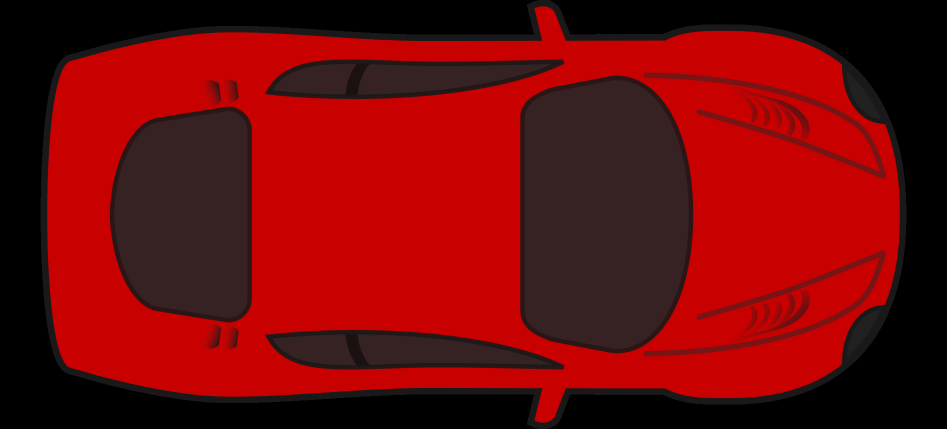
%> input picture code/imgs/redcar.png, 1894 x 858 px (shown at 1/2 size)
$ octave demo_plotcarpatches.m   (GNU Octave 9; MATLAB toolbox functions it lacks are replaced by stand-ins)
%> lines starting %> are read from the running program, lines starting %| are printed output that depends on the picture
### code/get_carmeshgred.m
function [xmesh_grid, ymesh_grid] = get_carmeshgred(carpos, carwh, rszwh)

[xtemp, ytemp] = meshgrid(linspace(-carwh(1)/2, carwh(1)/2, rszwh(2)) ...
    , linspace(-carwh(2)/2, carwh(2)/2, rszwh(1)));
xvec = xtemp(:);
yvec = ytemp(:);
xyvec = [xvec yvec];
c = cos(carpos(3)*pi/180);
s = sin(carpos(3)*pi/180);
rotmat = [c s ; -s c];
xyvec = xyvec * rotmat + repmat(carpos(1:2), rszwh(1)*rszwh(2), 1);
xvec = xyvec(:, 1);
yvec = xyvec(:, 2);
xmesh_grid = reshape(xvec, rszwh(1), rszwh(2));
ymesh_grid = reshape(yvec, rszwh(1), rszwh(2));

### code/ccc.m
clc
clear all
close all

global key_pressed; key_pressed = '';

### code/demo_plotcarpatches.m
ccc
%% PLOT CARS
ccc
% FOLLOWINGS ARE NEEDED TO RUN ONCE
rszwh  = [100 200];
carwh  = [4.5 1.8];
% POSITIONS
rcarpos = [1 2 210];
gcarpos = [4 2 90];
bcarpos = [3 9 30];
pcarpos = [9 3 300];
% LOAD IMAGES
[rcarimg, ~, rcartr] = imread('imgs/redcar.png');
%> rcarimg is the input picture: size 858x1894x3 uint8; mean R, G, B 110.5, 8.2, 8.2
%> rcartr: size 858x1894 uint8; min 0, max 255, mean 191.1
rcarrsz = imresize(rcarimg, rszwh);
rtrrsz  = imresize(rcartr, rszwh);
[gcarimg, ~, gcartr] = imread('imgs/greencar.png');
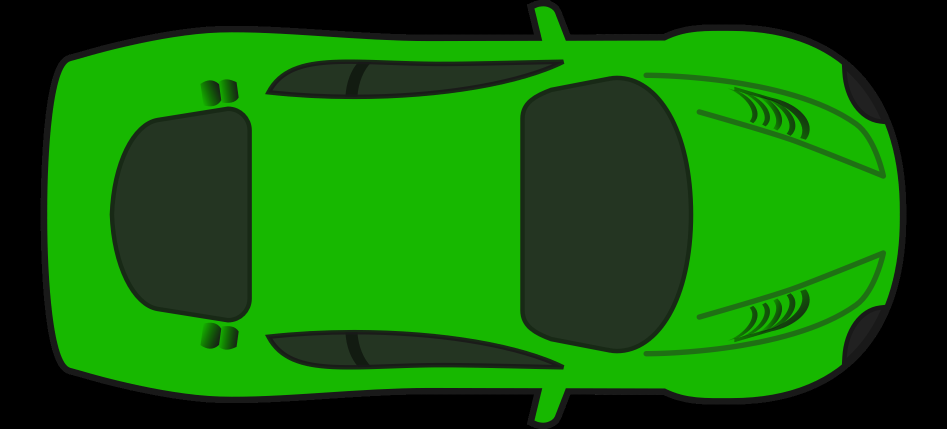
%> input picture code/imgs/greencar.png, 1894 x 858 px (shown at 1/2 size)
%> gcarimg is the input picture: size 858x1894x3 uint8; mean R, G, B 19.8, 101.6, 8.2
gcarrsz = imresize(gcarimg, rszwh);
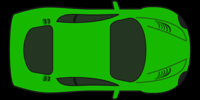
%> gcarrsz: size 100x200x3 uint8; mean R, G, B 19.8, 101.6, 8.3
gtrrsz  = imresize(gcartr, rszwh);
[bcarimg, ~, bcartr] = imread('imgs/bluecar.png');
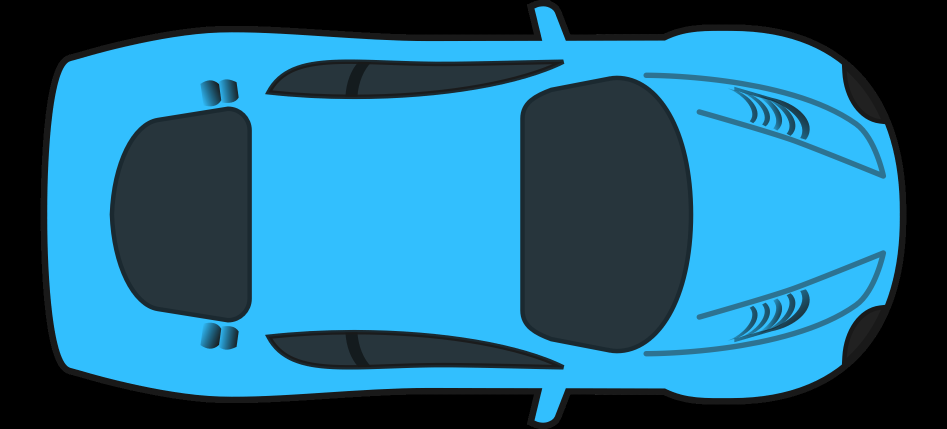
%> input picture code/imgs/bluecar.png, 1894 x 858 px (shown at 1/2 size)
%> bcarimg is the input picture: size 858x1894x3 uint8; mean R, G, B 33.6, 105, 137
bcarrsz = imresize(bcarimg, rszwh);
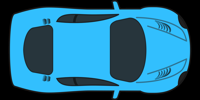
%> bcarrsz: size 100x200x3 uint8; mean R, G, B 33.6, 105, 136.7
btrrsz  = imresize(bcartr, rszwh);
[pcarimg, ~, pcartr] = imread('imgs/purplecar.png');
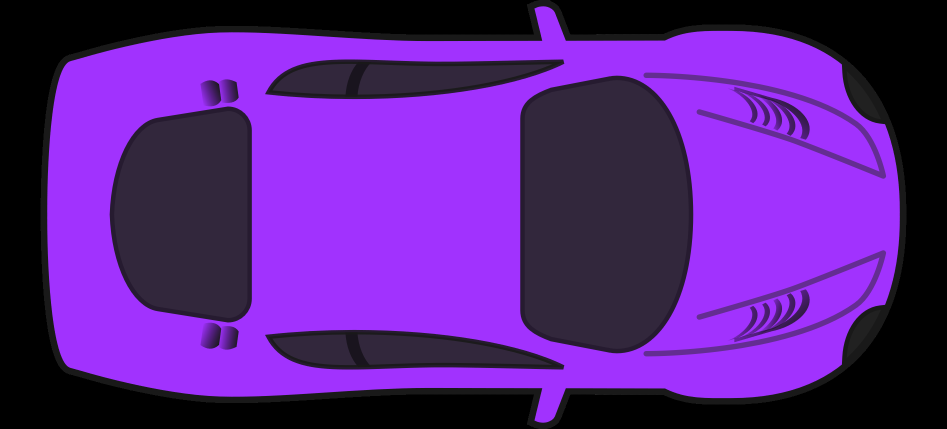
%> input picture code/imgs/purplecar.png, 1894 x 858 px (shown at 1/2 size)
%> pcarimg is the input picture: size 858x1894x3 uint8; mean R, G, B 89.8, 33.6, 137
pcarrsz = imresize(pcarimg, rszwh);
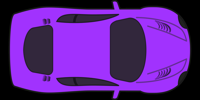
%> pcarrsz: size 100x200x3 uint8; mean R, G, B 89.8, 33.6, 136.7
ptrrsz  = imresize(pcartr, rszwh);

% THIS HAS TO RUN EVERY TIME.
% PLOT
figure(); hold on;
set(gcf,'Color', [0.6, 0.9, 0.8]/4 );
[xmesh_grid, ymesh_grid] = get_carmeshgred(rcarpos, carwh, rszwh);
h = surf('xdata', xmesh_grid, 'ydata', ymesh_grid ...
    , 'zdata', zeros(rszwh(1), rszwh(2)) ...
    , 'cdata', rcarrsz, 'AlphaData', rtrrsz ...
    , 'FaceAlpha', 'texture' ...
    , 'FaceColor', 'texturemap' ...
    , 'EdgeColor','None', 'LineStyle', 'None');
[xmesh_grid, ymesh_grid] = get_carmeshgred(gcarpos, carwh, rszwh);
h = surf('xdata', xmesh_grid, 'ydata', ymesh_grid ...
    , 'zdata', zeros(rszwh(1), rszwh(2)) ...
    , 'cdata', gcarrsz, 'AlphaData', gtrrsz ...
    , 'FaceAlpha', 'texture' ...
    , 'FaceColor', 'texturemap' ...
    , 'EdgeColor','None', 'LineStyle', 'None');
[xmesh_grid, ymesh_grid] = get_carmeshgred(bcarpos, carwh, rszwh);
h = surf('xdata', xmesh_grid, 'ydata', ymesh_grid ...
    , 'zdata', zeros(rszwh(1), rszwh(2)) ...
    , 'cdata', bcarrsz, 'AlphaData', btrrsz ...
    , 'FaceAlpha', 'texture' ...
    , 'FaceColor', 'texturemap' ...
    , 'EdgeColor','None', 'LineStyle', 'None');
[xmesh_grid, ymesh_grid] = get_carmeshgred(pcarpos, carwh, rszwh);
h = surf('xdata', xmesh_grid, 'ydata', ymesh_grid ...
    , 'zdata', zeros(rszwh(1), rszwh(2)) ...
    , 'cdata', pcarrsz, 'AlphaData', ptrrsz ...
    , 'FaceAlpha', 'texture' ...
    , 'FaceColor', 'texturemap' ...
    , 'EdgeColor','None', 'LineStyle', 'None');
axis equal off; grid on;
xlabel('X'); ylabel('Y');
title('Plot Cars', 'FontSize', 15, 'Color', 'w');
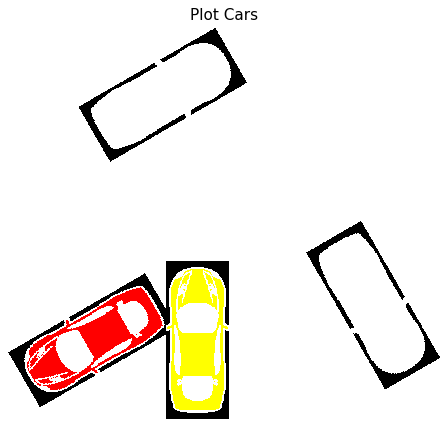
%> figure redrawn from the program's plot data

%%
